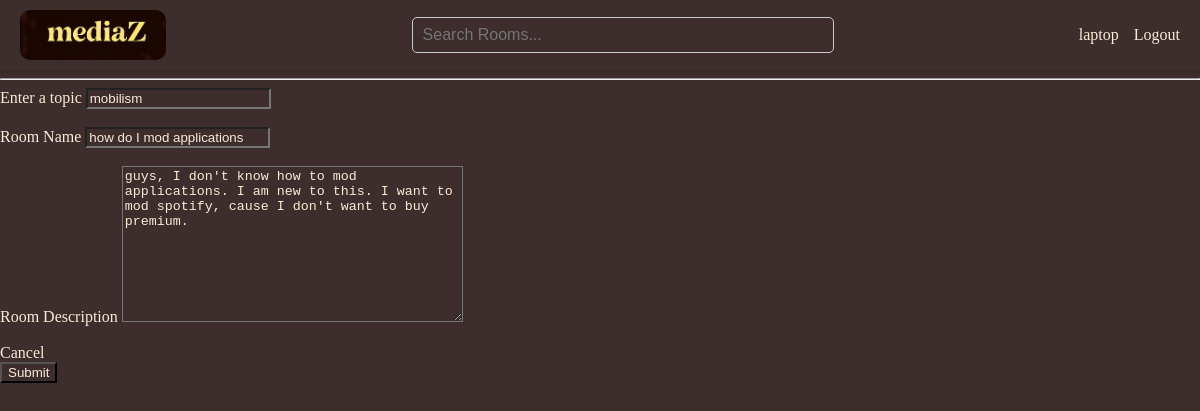
Page /edit-room/17/ (signed in) on the committed database.
### base/models.py (models this page shows, shortened)
class Room(models.Model):
    host = models.ForeignKey(User, on_delete=models.SET_NULL, null=True)
    topic = models.ForeignKey(Topic, on_delete=models.SET_NULL, null=True)
    name = models.CharField(max_length=200)
    description = models.TextField(null=True, blank=True)
    participants = models.ManyToManyField(
        User,
        related_name='participants',
        blank=True
    )
    updated = models.DateTimeField(auto_now=True)
    created = models.DateTimeField(auto_now_add=True)
    class Meta:
        ordering = ['-updated', '-created']

class Topic(models.Model):
    name = models.CharField(max_length=200)

### base/views.py (the view, shortened to what this page needs)
# urls.py: path('edit-room/<str:pk>/', views.updateRoom, name='edit-room'),
@login_required(login_url='login')
def updateRoom(request, pk):
    room = Room.objects.get(id=pk)
    form = RoomForm(instance=room)
    topics = Topic.objects.all()
    if request.user != room.host:
        return HttpResponse('You can not update the room!')
    context = {'form': form, 'room':room, 'topics':topics}
    return render(request, 'base/room_form.html', context)

### base/forms.py
class RoomForm(ModelForm):
    class Meta:
        model = Room
        fields = '__all__'
        exclude = ['host', 'participants']

### base/templates/base/room_form.html (shortened to what this page needs)
{% extends 'main.html' %}
{% block content %}
<div>
    <form method="POST" action="">
        <div class="form-group">
            <label for="room_topic">Enter a topic </label>
            <input required type="text" value="{{room.topic.name}}" name="topic" list="topic-list" />
        </div>
        <br>
         <div class="form__group">
            <label for="room_name">Room Name</label>
            {{form.name}}
        </div>
        <br>
        <div class="form__group">
            <label for="room_description">Room Description</label>
            {{form.description}}
        </div>
        <br>
        <div class="form__action">
            <a class="btn btn--dark" href="{{request.META.HTTP_REFERER}}">Cancel</a>
        </div>
        <input type="Submit" value="Submit"/>
    </form>
</div>
{% endblock content %}

### templates/navbar.html
{% load static %}
<div class="navbar">
    <a href="/" class="logo">
        <img src="{% static "images/logo.jpeg" %}"></img>
    </a>
    <form method="GET" action="{% url 'home' %}" class="search-form">
        <input type="text" name="q" placeholder="Search Rooms..."/>
    </form>
    <div class="user-links">
        {% if request.user.is_authenticated %}
        <a href="{% url 'user' request.user.id%}">{{ request.user }}</a>
        <a href="{% url 'logout' %}">Logout</a>
        {% else %}
        <a href="{% url 'login' %}">Login</a>
        {% endif %}
    </div>
</div>
<hr>

### static/styles/main.css (style rules this page uses)
* { background-color:rgb(61, 45, 45); color:antiquewhite; }
body { margin: 0; padding: 0; font-family: 'Times New Roman'; }
a { text-decoration: none; }
.navbar { display: flex; align-items: center; justify-content: space-between; padding: 10px 20px; box-shadow: 0 2px 4px rgba(0, 0, 0, 0.1); }
.logo img { height: 50px; width: auto; display: block; border-radius: 10px; }
.search-form { flex-grow: 1; display: flex; justify-content: center; }
.search-form input[type="text"] { width: 100%; max-width: 400px; padding: 8px 10px; font-size: 16px; border: 1px solid #ccc; border-radius: 5px; }
.user-links { display: flex; gap: 15px; }

### rows in the picture
Room: topic "mobilism", name "how do I mod applications", description "guys, I don't know how to mod applications. I am new to this. I want to mod spotify, cause I don't want to buy premium."

### other values in the picture
{{ request.user }} "laptop"
